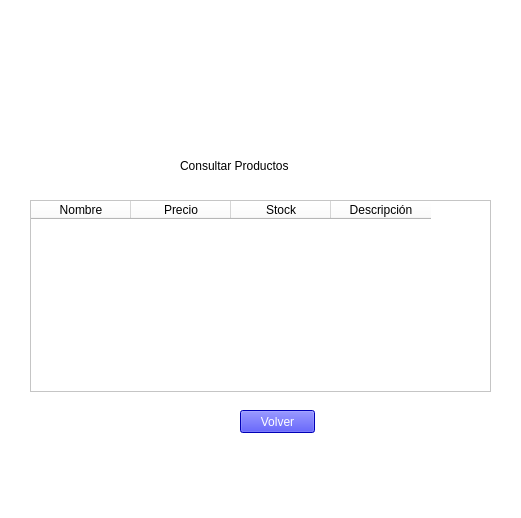
<?xml version="1.0" encoding="UTF-8"?>
<ui version="4.0">
 <class>VentanaConsultarProducto</class>
 <widget class="QMainWindow" name="VentanaConsultarProducto">
  <property name="geometry">
   <rect>
    <x>0</x>
    <y>0</y>
    <width>521</width>
    <height>518</height>
   </rect>
  </property>
  <property name="windowTitle">
   <string>VentanaConsultarProducto</string>
  </property>
  <property name="styleSheet">
   <string notr="true">background-color: rgb(255, 255, 255);</string>
  </property>
  <widget class="QWidget" name="VentanaConsultarProducto_2">
   <widget class="QLabel" name="label">
    <property name="geometry">
     <rect>
      <x>210</x>
      <y>10</y>
      <width>141</width>
      <height>131</height>
     </rect>
    </property>
    <property name="text">
     <string/>
    </property>
    <property name="pixmap">
     <pixmap>Buscar.jpeg</pixmap>
    </property>
    <property name="scaledContents">
     <bool>true</bool>
    </property>
   </widget>
   <widget class="QLabel" name="label_2">
    <property name="geometry">
     <rect>
      <x>180</x>
      <y>150</y>
      <width>181</width>
      <height>31</height>
     </rect>
    </property>
    <property name="styleSheet">
     <string notr="true">font: 87 12pt &quot;Arial Black&quot;;</string>
    </property>
    <property name="text">
     <string>Consultar Productos</string>
    </property>
   </widget>
   <widget class="QTableWidget" name="tableConsultaProd">
    <property name="geometry">
     <rect>
      <x>30</x>
      <y>200</y>
      <width>468</width>
      <height>192</height>
     </rect>
    </property>
    <property name="sizePolicy">
     <sizepolicy hsizetype="Expanding" vsizetype="Expanding">
      <horstretch>0</horstretch>
      <verstretch>0</verstretch>
     </sizepolicy>
    </property>
    <property name="minimumSize">
     <size>
      <width>461</width>
      <height>0</height>
     </size>
    </property>
    <property name="maximumSize">
     <size>
      <width>461</width>
      <height>16777215</height>
     </size>
    </property>
    <property name="baseSize">
     <size>
      <width>0</width>
      <height>0</height>
     </size>
    </property>
    <property name="font">
     <font>
      <family>Arial</family>
      <pointsize>12</pointsize>
     </font>
    </property>
    <property name="toolTip">
     <string>&lt;html&gt;&lt;head/&gt;&lt;body&gt;&lt;p align=&quot;center&quot;&gt;&lt;br/&gt;&lt;/p&gt;&lt;/body&gt;&lt;/html&gt;</string>
    </property>
    <property name="whatsThis">
     <string>&lt;html&gt;&lt;head/&gt;&lt;body&gt;&lt;p align=&quot;center&quot;&gt;&lt;br/&gt;&lt;/p&gt;&lt;/body&gt;&lt;/html&gt;</string>
    </property>
    <property name="styleSheet">
     <string notr="true">font: 12pt &quot;Arial&quot;;</string>
    </property>
    <property name="sizeAdjustPolicy">
     <enum>QAbstractScrollArea::AdjustToContents</enum>
    </property>
    <column>
     <property name="text">
      <string>Nombre</string>
     </property>
     <property name="toolTip">
      <string/>
     </property>
     <property name="textAlignment">
      <set>AlignCenter</set>
     </property>
    </column>
    <column>
     <property name="text">
      <string>Precio</string>
     </property>
     <property name="textAlignment">
      <set>AlignCenter</set>
     </property>
    </column>
    <column>
     <property name="text">
      <string>Stock</string>
     </property>
     <property name="textAlignment">
      <set>AlignCenter</set>
     </property>
    </column>
    <column>
     <property name="text">
      <string>Descripción</string>
     </property>
     <property name="textAlignment">
      <set>AlignCenter</set>
     </property>
    </column>
   </widget>
   <widget class="QPushButton" name="pushButton_volver">
    <property name="geometry">
     <rect>
      <x>240</x>
      <y>410</y>
      <width>75</width>
      <height>23</height>
     </rect>
    </property>
    <property name="styleSheet">
     <string notr="true">color: rgb(255, 255, 255);
font: 12pt &quot;Arial&quot;;
background-color: rgb(0, 0, 255) ;</string>
    </property>
    <property name="text">
     <string>Volver</string>
    </property>
   </widget>
  </widget>
  <widget class="QMenuBar" name="menubar">
   <property name="geometry">
    <rect>
     <x>0</x>
     <y>0</y>
     <width>521</width>
     <height>21</height>
    </rect>
   </property>
  </widget>
  <widget class="QStatusBar" name="statusbar"/>
 </widget>
 <resources/>
 <connections/>
</ui>
